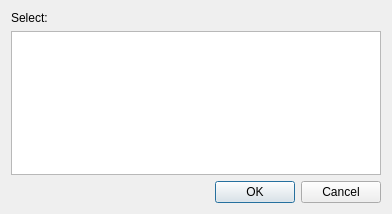
<ui version="4.0" >
 <class>SelectDialog</class>
 <widget class="QDialog" name="SelectDialog" >
  <property name="geometry" >
   <rect>
    <x>0</x>
    <y>0</y>
    <width>392</width>
    <height>214</height>
   </rect>
  </property>
  <property name="windowTitle" >
   <string>Select</string>
  </property>
  <layout class="QVBoxLayout" name="verticalLayout" >
   <item>
    <widget class="QLabel" name="label" >
     <property name="text" >
      <string>Select:</string>
     </property>
    </widget>
   </item>
   <item>
    <widget class="QListWidget" name="list" >
     <property name="selectionMode" >
      <enum>QAbstractItemView::SingleSelection</enum>
     </property>
    </widget>
   </item>
   <item>
    <widget class="QDialogButtonBox" name="buttonBox" >
     <property name="orientation" >
      <enum>Qt::Horizontal</enum>
     </property>
     <property name="standardButtons" >
      <set>QDialogButtonBox::Cancel|QDialogButtonBox::Ok</set>
     </property>
    </widget>
   </item>
  </layout>
 </widget>
 <tabstops>
  <tabstop>buttonBox</tabstop>
 </tabstops>
 <resources/>
 <connections>
  <connection>
   <sender>buttonBox</sender>
   <signal>accepted()</signal>
   <receiver>SelectDialog</receiver>
   <slot>accept()</slot>
   <hints>
    <hint type="sourcelabel" >
     <x>248</x>
     <y>254</y>
    </hint>
    <hint type="destinationlabel" >
     <x>157</x>
     <y>274</y>
    </hint>
   </hints>
  </connection>
  <connection>
   <sender>buttonBox</sender>
   <signal>rejected()</signal>
   <receiver>SelectDialog</receiver>
   <slot>reject()</slot>
   <hints>
    <hint type="sourcelabel" >
     <x>316</x>
     <y>260</y>
    </hint>
    <hint type="destinationlabel" >
     <x>286</x>
     <y>274</y>
    </hint>
   </hints>
  </connection>
 </connections>
</ui>
